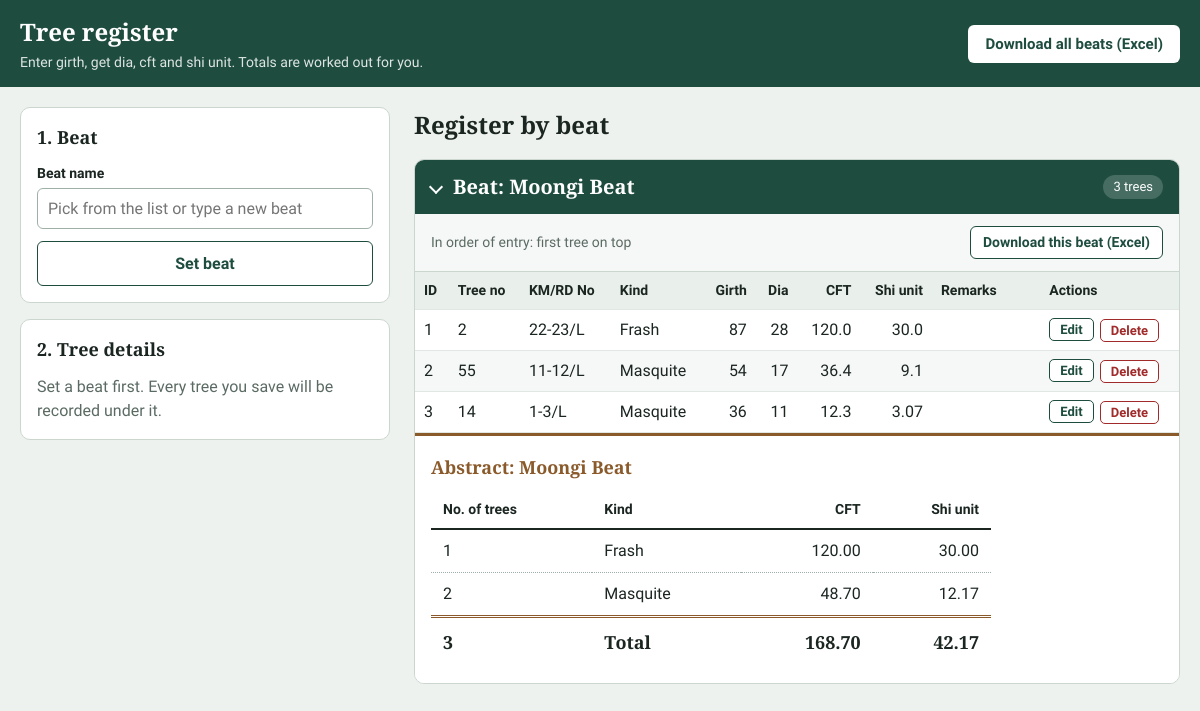
The page / on the database its author committed.
### app.py (models this page shows)
class Beat(db.Model):
    __tablename__ = "beats"
    id = db.Column(db.Integer, primary_key=True)
    name = db.Column(db.String(100), nullable=False, unique=True)
    table_name = db.Column(db.String(80), nullable=False, unique=True)

### tables this page shows
CREATE TABLE beat_3_moongi_beat (
	id INTEGER NOT NULL, 
	tree_no VARCHAR(50) NOT NULL, 
	km_burji_no VARCHAR(50) NOT NULL, 
	kind_tree VARCHAR(100) NOT NULL, 
	girth INTEGER NOT NULL, 
	dia INTEGER, 
	cft FLOAT, 
	shi_unit FLOAT, 
	remarks VARCHAR(255), 
	PRIMARY KEY (id), 
	CONSTRAINT uq_beat_3_moongi_beat UNIQUE (km_burji_no, tree_no)
);

### app.py (the view, shortened to what this page needs)
@app.route("/", methods=["GET", "POST"])
def index():
    current_beat = session.get("beat_name")
    edit_tree = edit_beat = None
    edit_id = request.args.get("edit", type=int)
    beat_id = request.args.get("beat", type=int)
    return render_index(
        form=edit_tree.to_dict() if edit_tree else {}, edit_tree=edit_tree, edit_beat=edit_beat
    )

### app.py (called while the page is built, shortened)
def tree_model(table_name):
    model = _tree_models.get(table_name)
    return model

def get_beat_options():
    names = set(BEATS) | {name for (name,) in db.session.query(Beat.name).all()}
    return sorted(names, key=str.lower)

def _new_abstract():
    return {"rows": {}, "trees": 0, "cft": 0.0, "shi_unit": 0.0}

def _add_to_abstract(a, kind, trees, cft, shi_unit):
    row = a["rows"].setdefault(kind, {"kind": kind, "trees": 0, "cft": 0.0, "shi_unit": 0.0})
    row["trees"] += trees
    row["cft"] += cft
    row["shi_unit"] += shi_unit
    a["trees"] += trees
    a["cft"] += cft
    a["shi_unit"] += shi_unit

def _finish_abstract(a):
    rows = sorted(a["rows"].values(), key=lambda r: r["kind"])
    for r in rows:
        r["cft"] = round(r["cft"], 3)
        r["shi_unit"] = round(r["shi_unit"], 3)
    return {
        "rows": rows,
        "trees": a["trees"],
        "cft": round(a["cft"], 3),
        "shi_unit": round(a["shi_unit"], 3),
    }

def get_abstracts(only_beat=None):
    beats = Beat.query.filter_by(name=only_beat).all() if only_beat else Beat.query.all()
    per_beat, grand = {}, _new_abstract()
    for beat in beats:
        Tree = tree_model(beat.table_name)
        rows = db.session.query(
            Tree.kind_tree,
            func.count(Tree.id),
            func.coalesce(func.sum(Tree.cft), 0),
            func.coalesce(func.sum(Tree.shi_unit), 0),
        ).group_by(Tree.kind_tree).all()
        if not rows:
            continue
        a = _new_abstract()
        for kind, trees, cft, shi_unit in rows:
            _add_to_abstract(a, kind, trees, float(cft), float(shi_unit))
            _add_to_abstract(grand, kind, trees, float(cft), float(shi_unit))
        per_beat[beat.name] = _finish_abstract(a)
    return per_beat, _finish_abstract(grand)

### templates/index.html (shortened to what this page needs)
<!DOCTYPE html>
<html lang="en">
<head>
</head>
<body>
  <header class="topbar">
    <div class="topbar-inner">
      <div>
        <h1>Tree register</h1>
        <p>Enter girth, get dia, cft and shi unit. Totals are worked out for you.</p>
      </div>
      <a class="btn btn-light" href="{{ url_for('download_excel') }}">Download all beats (Excel)</a>
    </div>
  </header>
  <main class="layout">
    <aside class="entry">
      <section class="card">
        <h2>1. Beat</h2>
        <form method="POST" action="{{ url_for('set_beat') }}">
          <div class="field">
            <label for="beat_name">{{ 'Switch to another beat' if current_beat else 'Beat name' }}</label>
            <input type="text" id="beat_name" name="beat_name" list="beat-list" maxlength="100"
                   placeholder="Pick from the list or type a new beat" autocomplete="off" required>
          </div>
          <button type="submit" class="btn btn-outline btn-block">{{ 'Change beat' if current_beat else 'Set beat' }}</button>
        </form>
      </section>
      <section class="card">
        <h2 id="tree-card">{{ 'Edit tree' if edit_tree else '2. Tree details' }}</h2>
        {% if current_beat or edit_tree %}
        {% if edit_tree %}
          <div class="editing-note">Editing tree no <strong>{{ edit_tree.tree_no }}</strong> in {{ edit_beat.name }}. Dia, cft and shi unit are updated from the girth and kind.</div>
        {% endif %}
        <form method="POST" id="tree-form"{% if edit_tree %} action="{{ url_for('update_tree', beat_id=edit_beat.id, tree_id=edit_tree.id) }}"{% endif %}>
          <div class="two">
            <div class="field">
              <label for="tree_no">Tree no</label>
              <input type="text" id="tree_no" name="tree_no" maxlength="50" autofocus
                     value="{{ form.get('tree_no', '') }}" required>
            </div>
            <div class="field">
              <label for="km_burji_no">KM/RD No</label>
              <input type="text" id="km_burji_no" name="km_burji_no" maxlength="50"
                     value="{{ form.get('km_burji_no', '') }}" required>
            </div>
          </div>
          <div class="two">
            <div class="field">
              <label for="kind_tree">Tree kind</label>
              <select id="kind_tree" name="kind_tree" required>
                <option value="">Select kind</option>
                {% for k in kinds %}
                  <option value="{{ k }}" {% if form.get('kind_tree') == k %}selected{% endif %}>{{ k|capitalize }}</option>
                {% endfor %}
              </select>
            </div>
            <div class="field">
              <label for="girth">Girth</label>
              <input type="number" id="girth" name="girth" min="1" inputmode="numeric"
                     value="{{ form.get('girth', '') }}" required>
            </div>
          </div>
          <div class="preview" id="preview" aria-live="polite">
            Choose a kind and enter the girth to see dia, cft and shi unit.
          </div>
          <div class="field">
            <label for="remarks">Remarks <span class="hint">(optional)</span></label>
            <textarea id="remarks" name="remarks" maxlength="255">{{ form.get('remarks', '') or '' }}</textarea>
          </div>
          {% if edit_tree %}
          <div class="btn-row">
            <button type="submit" class="btn btn-primary btn-block">Update tree</button>
            <a class="btn btn-outline" href="{{ url_for('index') }}">Cancel</a>
          </div>
          {% else %}
          <button type="submit" class="btn btn-primary btn-block">Save tree</button>
          {% endif %}
        </form>
        {% else %}
          <p class="hint" style="margin:0;color:var(--muted)">Set a beat first. Every tree you save will be recorded under it.</p>
        {% endif %}
      </section>
    </aside>
    <section>
      <div class="register-head">
        <h2>Register by beat</h2>
      </div>
      {% for s in sections %}
      <details class="sheet" open>
        <summary>
          <h2>Beat: {{ s.beat }}</h2>
          <span class="tag">{{ s.abstract.trees }} tree{{ '' if s.abstract.trees == 1 else 's' }}</span>
        </summary>
        <div class="toolbar">
          <span>In order of entry: first tree on top</span>
          <a class="btn btn-outline" href="{{ url_for('download_excel', beat=s.beat) }}">Download this beat (Excel)</a>
        </div>
        <div class="scroll"{% if s.beat == current_beat %} id="current-scroll"{% endif %}>
          <table class="entries">
            <thead>
              <tr>
                <th>ID</th><th>Tree no</th><th>KM/RD No</th><th>Kind</th>
                <th class="num">Girth</th><th class="num">Dia</th><th class="num">CFT</th><th class="num">Shi unit</th><th>Remarks</th><th>Actions</th>
              </tr>
            </thead>
            <tbody>
              {% for t in s.trees %}
              <tr{% if edit_tree and edit_beat and edit_beat.id == s.id and edit_tree.id == t.id %} class="editing"{% endif %}>
                <td>{{ t.id }}</td>
                <td>{{ t.tree_no }}</td>
                <td>{{ t.km_burji_no }}</td>
                <td>{{ t.kind_tree|capitalize }}</td>
                <td class="num">{{ t.girth }}</td>
                <td class="num">{{ t.dia }}</td>
                <td class="num">{{ t.cft }}</td>
                <td class="num">{{ t.shi_unit }}</td>
                <td class="remarks">{{ t.remarks or '' }}</td>
                <td>
                  <div class="actions">
                    <a class="mini" href="{{ url_for('index', edit=t.id, beat=s.id) }}#tree-card">Edit</a>
                    <form method="POST" action="{{ url_for('delete_tree', beat_id=s.id, tree_id=t.id) }}"
                          data-confirm="Delete tree no {{ t.tree_no }} ({{ t.kind_tree|capitalize }}, km / RD / burji no {{ t.km_burji_no }})? This cannot be undone.">
                      <button type="submit" class="mini danger">Delete</button>
                    </form>
                  </div>
                </td>
              </tr>
              {% endfor %}
            </tbody>
          </table>
        </div>
        <div class="abstract">
          <h3>Abstract: {{ s.beat }}</h3>
          <table class="ledger">
            <thead>
              <tr><th>No. of trees</th><th>Kind</th><th class="num">CFT</th><th class="num">Shi unit</th></tr>
            </thead>
            <tbody>
              {% for r in s.abstract.rows %}
              <tr>
                <td>{{ r.trees }}</td>
                <td>{{ r.kind|capitalize }}</td>
                <td class="num">{{ '%.2f'|format(r.cft) }}</td>
                <td class="num">{{ '%.2f'|format(r.shi_unit) }}</td>
              </tr>
              {% endfor %}
            </tbody>
            <tfoot>
              <tr>
                <td>{{ s.abstract.trees }}</td>
                <td>Total</td>
                <td class="num">{{ '%.2f'|format(s.abstract.cft) }}</td>
                <td class="num">{{ '%.2f'|format(s.abstract.shi_unit) }}</td>
              </tr>
            </tfoot>
          </table>
        </div>
      </details>
      {% else %}
      <div class="empty">
        <strong>No trees recorded yet</strong>
        Set a beat, then add the first tree. The register and its abstract will appear here.
      </div>
      {% endfor %}
  </main>
</body>
</html>

### rows shown on the page
Beat: beat "Moongi Beat", abstract.trees "3", abstract "s", trees "2", kind "Masquite", cft "48.70", shi_unit "12.17", abstract.cft "168.70", abstract.shi_unit "42.17"
beat_3_moongi_beat: id "1", tree_no "2", km_burji_no "22-23/L", kind_tree "Frash", girth "87", dia "28", cft "120.0", shi_unit "30.0", trees "1", kind "Frash", cft "120.00", shi_unit "30.00"
beat_3_moongi_beat: id "2", tree_no "55", km_burji_no "11-12/L", kind_tree "Masquite", girth "54", dia "17", cft "36.4", shi_unit "9.1"
beat_3_moongi_beat: id "3", tree_no "14", km_burji_no "1-3/L", kind_tree "Masquite", girth "36", dia "11", cft "12.3", shi_unit "3.07"

### other values the page prints
{{ 'Switch to another beat' if current_beat else 'Beat name' }} "Beat name"
{{ 'Change beat' if current_beat else 'Set beat' }} "Set beat"
{{ 'Edit tree' if edit_tree else '2. Tree details' }} "2. Tree details"
